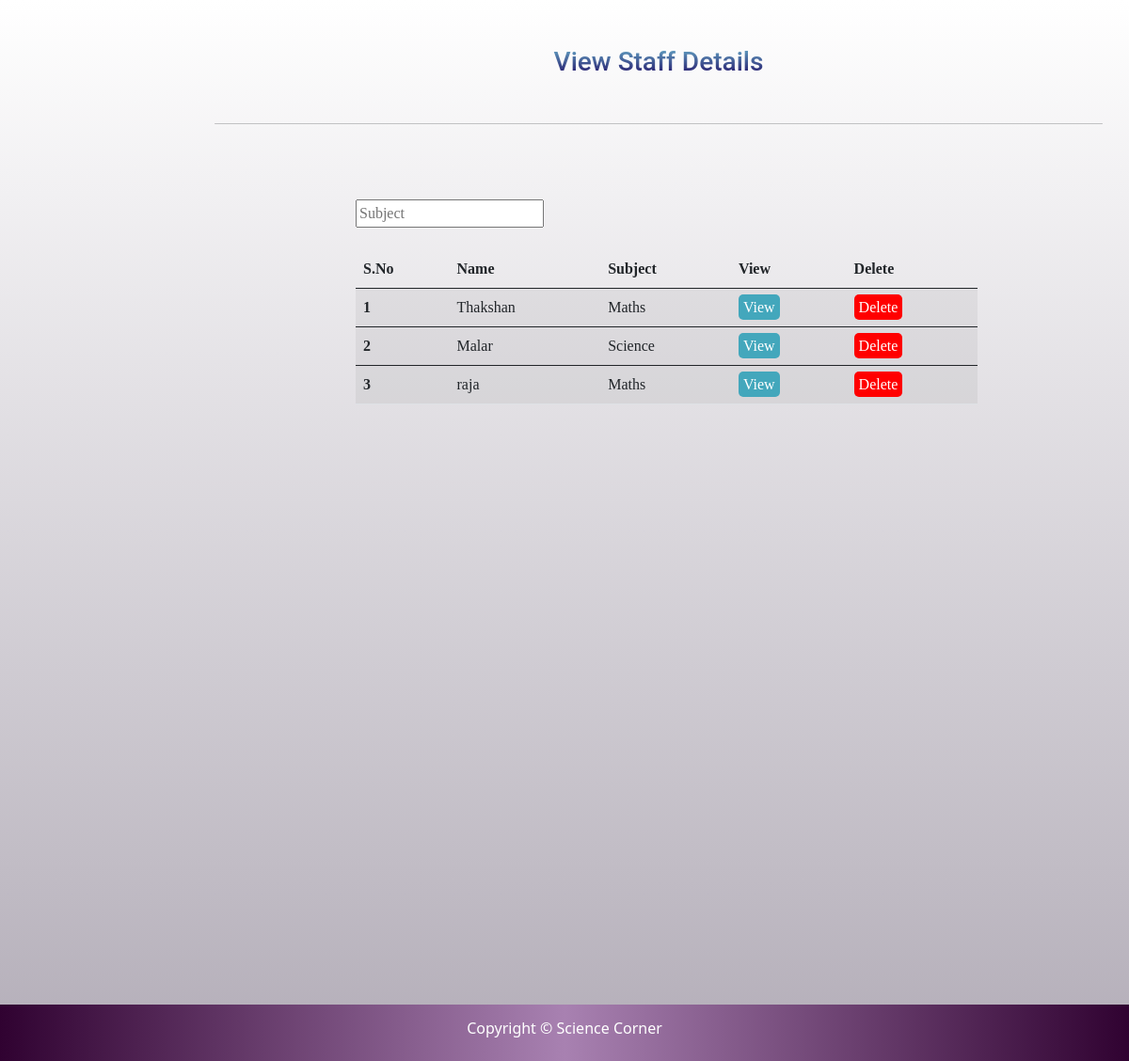
The app's page /viewserviceuser.php with its own data.
### tables this page shows
CREATE TABLE `staff` (
  `TID` int(11) NOT NULL,
  `TNAME` varchar(150) NOT NULL,
  `TPASS` varchar(150) NOT NULL,
  `QUAL` varchar(150) NOT NULL,
  `SUBJECT` varchar(255) NOT NULL,
  `SAL` varchar(150) NOT NULL,
  `PNO` varchar(150) NOT NULL,
  `MAIL` varchar(150) NOT NULL,
  `PADDR` text NOT NULL,
  `IMG` varchar(150) NOT NULL,
  `isAdmin` tinyint(1) DEFAULT 0
);

### viewserviceuser.php (the view, shortened to what this page needs)
<!DOCTYPE html>
<html>
	<head>
	<link rel="stylesheet" type="text/css" href="css/style.css?v=<?php echo time(); ?>">
	<link href="https://cdn.jsdelivr.net/npm/bootstrap@5.0.2/dist/css/bootstrap.min.css" rel="stylesheet">
	</head>
	<body>
		<div class="container-fluid mt-5">
			<div id="section">
			<h3 class="text">View Staff Details</h3><br><hr><br>
				<div class="content1 ">
					<form id="frm" autocomplete="off">
						<input type="text" id="txt" placeholder='Subject' class="input">
					</form>
					<br>
						<?php include"database.php";
							$sql="SELECT * FROM staff WHERE isAdmin!=1 ";
							$res=$db->query($sql);
								echo "<table  class='table table-striped mb-5'>
									<thead>
										<tr>
										<th >S.No</th>
										<th >Name</th>
										<th >Subject</th>
										<th >View</th>
										<th >Delete</th>
										</tr>
										</thead>
										";
							if($res->num_rows>0)
							{
								$i=0;
								while($row=$res->fetch_assoc())
								{
									$i++;
									echo "<tbody>
									<tr>
									<th >{$i}</th>
									<td>{$row["TNAME"]}</td>
									<td>{$row["SUBJECT"]}</td>
									<td><a href='staff_view.php?id={$row["TID"]}' class='btnb'>View</a></td>
									<td><a href='staff_delete.php?id={$row["TID"]}' class='btnr'>Delete</a></td>
									</tr>
								</tbody>
									";
								}
										echo "</table>";
							}
							else
							{
								echo "<p>No Record Found</p>";
							}
						?>
				</div>
			</div>
		</div>
		<?php include"footer.php";?>
	</body>
</html>

### css/style.css (style rules this page uses)
* { padding:0px; margin:0px; }
hr { border: 2px solid rgb(131, 51, 13); border-radius: 5px; }
a { text-decoration:none; color: #4d1212; }
h1,h2,h3 { font-family:roboto; background: -webkit-linear-gradient(rgb(104, 174, 202), rgb(28, 4, 95)); -webkit-background-clip: text; -webkit-text-fill-color: transparent; }
.btnr { border-radius:5px; padding:5px; background:#ff0000; color:white; text-decoration: none; }
.btnb { border-radius:5px; padding:5px; background:#43a7bc; color:white; text-decoration: none; }
.input { height:30px; width:80%; padding:2px; margin-top:10px; }
.text { text-align:center; }
#section { margin-left: 200px; padding:1px 16px; height: 1000px; font-family:cambria; }
.content1 { margin-top:30px; height:auto; width:70%; margin-left: 150px; }
tr,td,th { padding:20px; }
.table { border-collapse:collapse; }
table { border-collapse:collapse; }

### viewserviceuser.php (style rules this page uses)
body { background-image: linear-gradient( rgba(255,255,255), rgba(179, 173, 184)); }
#frm { width:250px; }

### records on screen
staff: TNAME "Thakshan", SUBJECT "Maths"
staff: TNAME "Malar", SUBJECT "Science"
staff: TNAME "raja", SUBJECT "Maths"
